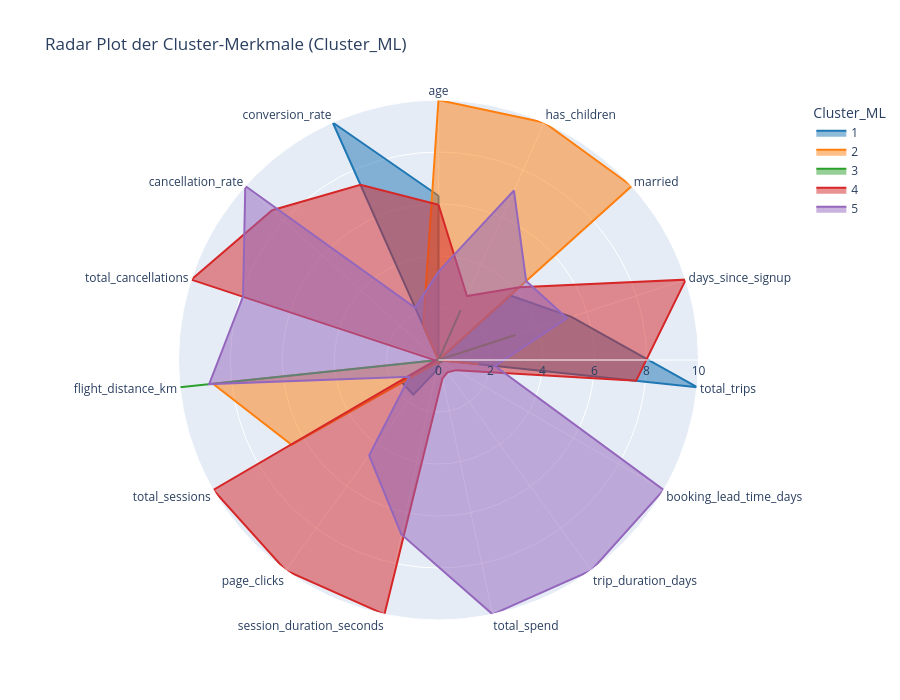

Notebook code cell kept with this figure:
### Markdown cell above
### Kundensegmentierung – Gruppierung der Kunden:
Führen Sie mithilfe der erstellten Kennzahlen eine Kundenanalyse durch. Wir möchten Kundengruppen identifizieren, sie verstehen und für die Mitglieder jeder Gruppe sinnvolle Vorteile finden.

An dieser Stelle können Sie Clustering-Methoden verwenden, um Kunden mittels maschinellem Lernen zu segmentieren und anschließend die Bedeutung der rechnerisch ermittelten Gruppen durch die Untersuchung ihrer Mitglieder zu bestimmen.

Das Ergebnis dieser Phase ist die Einteilung aller geeigneten Kunden in Gruppen auf Grundlage der Segmentierungskriterien und die Zuweisung eines für sie passenden Vorteils.

### Code cell
# Perk-Zuordnung (NEU KORRIGIERT BASIEREND AUF MAXIMA DER STATISTIK)
warnings.filterwarnings('ignore')

PERKS = [
    'Kostenloses aufgegebenes Gepäckstück', # Familienbesucher (Cluster 0)
    'Exklusive Rabatte', # Niedrige Frequenz / Anreiz (Cluster 2)
    'Kostenloses Hotelessen', # Engagierter Viel-Recherchierer (Cluster 4)
    'Keine Stornierungsgebühren', # Effizienter Viel-Bucher (Cluster 3)
    '1 kostenlose Hotelübernachtung mit Flug' # High-Value Luxus-Planer (Cluster 1)
]

# NEU: Das Mapping weist die Perks nun nach der statistischen Maximal-Werte-Analyse zu.
cluster_to_perk_map = {
    # 0: Max. age -> Familien -> Kostenloses Gepäckstück (PERKS[0])
    0: PERKS[0], 
    
    # 1: Max. total_spend -> Luxus-Planer -> Hotelübernachtung mit Flug (PERKS[4])
    1: PERKS[4],
    
    # 2: Niedrigste Werte -> Anreiz -> Exklusive Rabatte (PERKS[1])
    2: PERKS[1],
    
    # 3: Max. total_trips -> Viel-Bucher -> Keine Stornierungsgebühren (PERKS[3])
    3: PERKS[3],
    
    # 4: Max. Engagement (Session/Clicks) -> Recherchierer -> Kostenloses Hotelessen (PERKS[2])
    4: PERKS[2],
}

# Der gesamte Code folgt...

# 📊 Einheitliches Skript: Cluster-Radarplot + Tabelle + Countplot
import pandas as pd
import numpy as np
import matplotlib.pyplot as plt
import seaborn as sns
import plotly.express as px
from sklearn.preprocessing import MinMaxScaler
from IPython.display import display
# Farb-Maps (Plotly + Seaborn)
COLOR_MAP_CLUSTER_PLOTLY = {
    1: 'rgb(31, 119, 180)',   # Blau
    2: 'rgb(255, 127, 14)',   # Orange
    3: 'rgb(44, 160, 44)',    # Grün
    4: 'rgb(214, 39, 40)',    # Rot
    5: 'rgb(148, 103, 189)',  # Lila
}
COLOR_MAP_CLUSTER_SEABORN = {
    1: (31/255, 119/255, 180/255),
    2: (255/255, 127/255, 14/255),
    3: (44/255, 160/255, 44/255),
    4: (214/255, 39/255, 40/255),
    5: (148/255, 103/255, 189/255),
}
COLOR_DISCRETE_MAP_PLOTLY = {str(k): v for k, v in COLOR_MAP_CLUSTER_PLOTLY.items()}

# Perk-Zuordnung (NEU KORRIGIERT)
PERKS = [
    'Kostenloses aufgegebenes Gepäckstück', 
    'Exklusive Rabatte', 
    'Kostenloses Hotelessen', 
    'Keine Stornierungsgebühren', 
    '1 kostenlose Hotelübernachtung mit Flug' 
]

cluster_to_perk_map = {
    2: PERKS[0], # Max. age -> Familien
    5: PERKS[4], # Max. total_spend -> Luxus
    4: PERKS[1], # Niedrig -> Rabatte
    3: PERKS[3], # Max. total_trips -> Viel-Bucher
    1: PERKS[2], # Max. Engagement -> Recherchierer
}

# Radarplot-Funktion (UNVERÄNDERT)
def erstelle_cluster_radar_plot(df_raw, grouping_col_name, exclude_cols, r_label, title_format):
    plt.figure(figsize=(5, 3))
    df_processed = df_raw.copy()

    # Nur numerische Features außer den auszuschließenden
    metric_cols = [
        c for c in df_processed.columns 
        if c not in exclude_cols and pd.api.types.is_numeric_dtype(df_processed[c])
    ]
    metric_cols = [c for c in metric_cols if c != grouping_col_name]

    # Gruppierung und Mittelwerte
    grouped_means = df_processed.groupby(grouping_col_name)[metric_cols].mean()

    # Skalierung auf 0–10
    scaler = MinMaxScaler()
    df_normalized = pd.DataFrame(
        scaler.fit_transform(grouped_means),
        index=grouped_means.index,
        columns=grouped_means.columns
    ) * 10
    df_normalized[grouping_col_name] = df_normalized.index

    # Long-Format für Plotly
    df_plot = df_normalized.melt(
        id_vars=grouping_col_name,
        var_name="Metrik",
        value_name=r_label
    )
    df_plot[grouping_col_name] = df_plot[grouping_col_name].astype(str)

    # Radarplot
    fig = px.line_polar(
        df_plot,
        r=r_label,
        theta="Metrik",
        color=grouping_col_name,
        line_close=True,
        title=title_format.format(group_col=grouping_col_name),
        color_discrete_map=COLOR_DISCRETE_MAP_PLOTLY
    )
    fig.update_traces(fill="toself")
    fig.update_layout(
        polar=dict(radialaxis=dict(visible=True, range=[0, 10])),
        height=700
    )
    display(fig)

df_final = df_customer_data.copy()   
df_final["zugewiesener_Perk"] = df_final["Cluster_ML"].map(cluster_to_perk_map)

# Tabelle (Cluster-Profiling)
numerical_features = ["total_trips","total_spend","age","session_duration_seconds","page_clicks","total_cancellations"]
cluster_profiling = df_final.groupby("Cluster_ML")[numerical_features].mean().reset_index()
cluster_profiling["zugewiesener_Perk"] = cluster_profiling["Cluster_ML"].map(cluster_to_perk_map)

print("\n!!! STATISTISCHE ZUORDNUNGSTABELLE (Mittelwerte pro Cluster) !!!")
print(cluster_profiling.to_string(index=False, float_format="%.2f"))

# Radarplot (UNVERÄNDERT)
erstelle_cluster_radar_plot(
    df_raw=df_final,
    grouping_col_name="Cluster_ML",
    exclude_cols=["user_id","zugewiesener_Perk"],
    r_label="Wert (0-10)",
    title_format="Radar Plot der Cluster-Merkmale ({group_col})"
)
# Countplot (UNVERÄNDERT, da Sortierungslogik bereits korrekt war)
cluster_order = sorted(cluster_to_perk_map.keys())
perk_order = [cluster_to_perk_map[c] for c in cluster_order]
seaborn_palette = [COLOR_MAP_CLUSTER_SEABORN[c] for c in cluster_order]

df_final["zugewiesener_Perk"] = pd.Categorical(
    df_final["zugewiesener_Perk"], 
    categories=perk_order, 
    ordered=True
)

plt.figure(figsize=(8, 3))

sns.countplot(
    data=df_final,
    y="zugewiesener_Perk",
    order=perk_order,
    palette=seaborn_palette,
    legend=False
)
current_ticks, current_labels = plt.xticks()
if current_ticks.size > 0:
    plt.xticks(sorted(current_ticks), rotation=0)

plt.title("Endgültige Verteilung der zugewiesenen Vergünstigungen (Sortiert nach Cluster ID)")
plt.xlabel("Anzahl der Kunden")
plt.ylabel("Vergünstigung (Perk)")
plt.tight_layout()
plt.show()

### Figure 1 — Plotly figure (JSON) as saved in the notebook; plotly's stock layout.template omitted (floating-point values rounded to 4 significant figures)
{"data": [{"fill": "toself", "hovertemplate": "Cluster_ML=1<br>Wert (0-10)=%{r}<br>Metrik=%{theta}<extra></extra>", "legendgroup": "1", "line": {"color": "rgb(31, 119, 180)", "dash": "solid"}, "marker": {"symbol": "circle"}, "mode": "lines", "name": "1", "r": [6.319, 0.0, 3.709, 5.377, 10.0, 0.0, 0.0008098, 0.1304, 0.4349, 1.654, 1.66, 0.0, 0.004378, 0.002568, 10.0, 6.319], "showlegend": true, "subplot": "polar", "theta": ["age", "has_children", "married", "days_since_signup", "total_trips", "booking_lead_time_days", "trip_duration_days", "total_spend", "session_duration_seconds", "page_clicks", "total_sessions", "flight_distance_km", "total_cancellations", "cancellation_rate", "conversion_rate", "age"], "type": "scatterpolar"}, {"fill": "toself", "hovertemplate": "Cluster_ML=2<br>Wert (0-10)=%{r}<br>Metrik=%{theta}<extra></extra>", "legendgroup": "2", "line": {"color": "rgb(255, 127, 14)", "dash": "solid"}, "marker": {"symbol": "circle"}, "mode": "lines", "name": "2", "r": [10.0, 10.0, 10.0, 0.0, 1.556, 0.02645, 0.0, 0.1876, 0.03847, 0.1471, 6.526, 8.722, 0.0, 0.0, 1.444, 10.0], "showlegend": true, "subplot": "polar", "theta": ["age", "has_children", "married", "days_since_signup", "total_trips", "booking_lead_time_days", "trip_duration_days", "total_spend", "session_duration_seconds", "page_clicks", "total_sessions", "flight_distance_km", "total_cancellations", "cancellation_rate", "conversion_rate", "age"], "type": "scatterpolar"}, {"fill": "toself", "hovertemplate": "Cluster_ML=3<br>Wert (0-10)=%{r}<br>Metrik=%{theta}<extra></extra>", "legendgroup": "3", "line": {"color": "rgb(44, 160, 44)", "dash": "solid"}, "marker": {"symbol": "circle"}, "mode": "lines", "name": "3", "r": [0.0, 2.098, 0.0, 3.105, 0.0, 0.1791, 0.08467, 0.0, 0.0, 0.0, 0.0, 10.0, 0.0, 0.0, 0.0, 0.0], "showlegend": true, "subplot": "polar", "theta": ["age", "has_children", "married", "days_since_signup", "total_trips", "booking_lead_time_days", "trip_duration_days", "total_spend", "session_duration_seconds", "page_clicks", "total_sessions", "flight_distance_km", "total_cancellations", "cancellation_rate", "conversion_rate", "age"], "type": "scatterpolar"}, {"fill": "toself", "hovertemplate": "Cluster_ML=4<br>Wert (0-10)=%{r}<br>Metrik=%{theta}<extra></extra>", "legendgroup": "4", "line": {"color": "rgb(214, 39, 40)", "dash": "solid"}, "marker": {"symbol": "circle"}, "mode": "lines", "name": "4", "r": [5.969, 2.692, 4.187, 10.0, 7.643, 0.7796, 0.5854, 0.7257, 10.0, 10.0, 10.0, 0.1226, 10.0, 8.61, 7.381, 5.969], "showlegend": true, "subplot": "polar", "theta": ["age", "has_children", "married", "days_since_signup", "total_trips", "booking_lead_time_days", "trip_duration_days", "total_spend", "session_duration_seconds", "page_clicks", "total_sessions", "flight_distance_km", "total_cancellations", "cancellation_rate", "conversion_rate", "age"], "type": "scatterpolar"}, {"fill": "toself", "hovertemplate": "Cluster_ML=5<br>Wert (0-10)=%{r}<br>Metrik=%{theta}<extra></extra>", "legendgroup": "5", "line": {"color": "rgb(148, 103, 189)", "dash": "solid"}, "marker": {"symbol": "circle"}, "mode": "lines", "name": "5", "r": [3.398, 7.136, 4.537, 5.196, 2.186, 10.0, 10.0, 10.0, 6.86, 4.539, 1.288, 8.87, 7.905, 10.0, 2.201, 3.398], "showlegend": true, "subplot": "polar", "theta": ["age", "has_children", "married", "days_since_signup", "total_trips", "booking_lead_time_days", "trip_duration_days", "total_spend", "session_duration_seconds", "page_clicks", "total_sessions", "flight_distance_km", "total_cancellations", "cancellation_rate", "conversion_rate", "age"], "type": "scatterpolar"}], "layout": {"height": 700, "legend": {"title": {"text": "Cluster_ML"}, "tracegroupgap": 0}, "polar": {"angularaxis": {"direction": "clockwise", "rotation": 90}, "domain": {"x": [0, 1], "y": [0, 1]}, "radialaxis": {"range": [0, 10], "visible": true}}, "title": {"text": "Radar Plot der Cluster-Merkmale (Cluster_ML)"}}}
